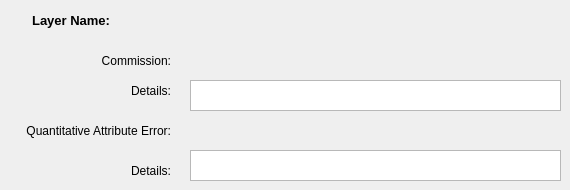
   <widget class="QWidget" name="correctness">
    <attribute name="title">
     <string>Correctness</string>
    </attribute>
    <widget class="QLabel" name="ommissionerror">
     <property name="geometry">
      <rect>
       <x>190</x>
       <y>120</y>
       <width>201</width>
       <height>21</height>
      </rect>
     </property>
     <property name="text">
      <string/>
     </property>
    </widget>
    <widget class="QLabel" name="commissionerror">
     <property name="geometry">
      <rect>
       <x>190</x>
       <y>50</y>
       <width>201</width>
       <height>21</height>
      </rect>
     </property>
     <property name="text">
      <string/>
     </property>
    </widget>
    <widget class="QLabel" name="label_29">
     <property name="geometry">
      <rect>
       <x>10</x>
       <y>160</y>
       <width>161</width>
       <height>21</height>
      </rect>
     </property>
     <property name="layoutDirection">
      <enum>Qt::RightToLeft</enum>
     </property>
     <property name="text">
      <string>Details:</string>
     </property>
     <property name="alignment">
      <set>Qt::AlignRight|Qt::AlignTrailing|Qt::AlignVCenter</set>
     </property>
    </widget>
    <widget class="QTextEdit" name="commissionerrordesc">
     <property name="geometry">
      <rect>
       <x>190</x>
       <y>80</y>
       <width>371</width>
       <height>31</height>
      </rect>
     </property>
     <property name="readOnly">
      <bool>true</bool>
     </property>
    </widget>
    <widget class="QLabel" name="SelectLayerLabel_21">
     <property name="geometry">
      <rect>
       <x>10</x>
       <y>10</y>
       <width>100</width>
       <height>20</height>
      </rect>
     </property>
     <property name="minimumSize">
      <size>
       <width>100</width>
       <height>0</height>
      </size>
     </property>
     <property name="maximumSize">
      <size>
       <width>150</width>
       <height>16777215</height>
      </size>
     </property>
     <property name="font">
      <font>
       <pointsize>10</pointsize>
       <weight>75</weight>
       <bold>true</bold>
      </font>
     </property>
     <property name="frameShadow">
      <enum>QFrame::Sunken</enum>
     </property>
     <property name="text">
      <string>Layer Name:</string>
     </property>
     <property name="alignment">
      <set>Qt::AlignRight|Qt::AlignTrailing|Qt::AlignVCenter</set>
     </property>
    </widget>
    <widget class="QLabel" name="label_30">
     <property name="geometry">
      <rect>
       <x>20</x>
       <y>50</y>
       <width>151</width>
       <height>21</height>
      </rect>
     </property>
     <property name="text">
      <string>Commission:</string>
     </property>
     <property name="alignment">
      <set>Qt::AlignRight|Qt::AlignTrailing|Qt::AlignVCenter</set>
     </property>
    </widget>
    <widget class="QLabel" name="layerNameLabel_6">
     <property name="geometry">
      <rect>
       <x>130</x>
       <y>10</y>
       <width>431</width>
       <height>20</height>
      </rect>
     </property>
     <property name="minimumSize">
      <size>
       <width>100</width>
       <height>0</height>
      </size>
     </property>
     <property name="maximumSize">
      <size>
       <width>500</width>
       <height>16777215</height>
      </size>
     </property>
     <property name="font">
      <font>
       <pointsize>10</pointsize>
       <weight>75</weight>
       <bold>true</bold>
       <underline>true</underline>
      </font>
     </property>
     <property name="frameShadow">
      <enum>QFrame::Sunken</enum>
     </property>
     <property name="lineWidth">
      <number>2</number>
     </property>
     <property name="text">
      <string/>
     </property>
     <property name="wordWrap">
      <bool>true</bool>
     </property>
    </widget>
    <widget class="QTextEdit" name="ommissionerrordesc">
     <property name="geometry">
      <rect>
       <x>190</x>
       <y>150</y>
       <width>371</width>
       <height>31</height>
      </rect>
     </property>
     <property name="readOnly">
      <bool>true</bool>
     </property>
    </widget>
    <widget class="QLabel" name="label_31">
     <property name="geometry">
      <rect>
       <x>30</x>
       <y>80</y>
       <width>141</width>
       <height>21</height>
      </rect>
     </property>
     <property name="layoutDirection">
      <enum>Qt::RightToLeft</enum>
     </property>
     <property name="text">
      <string>Details:</string>
     </property>
     <property name="alignment">
      <set>Qt::AlignRight|Qt::AlignTrailing|Qt::AlignVCenter</set>
     </property>
    </widget>
    <widget class="QLabel" name="label_32">
     <property name="geometry">
      <rect>
       <x>20</x>
       <y>120</y>
       <width>151</width>
       <height>21</height>
      </rect>
     </property>
     <property name="text">
      <string>Quantitative Attribute Error:</string>
     </property>
     <property name="alignment">
      <set>Qt::AlignRight|Qt::AlignTrailing|Qt::AlignVCenter</set>
     </property>
    </widget>
   </widget>
